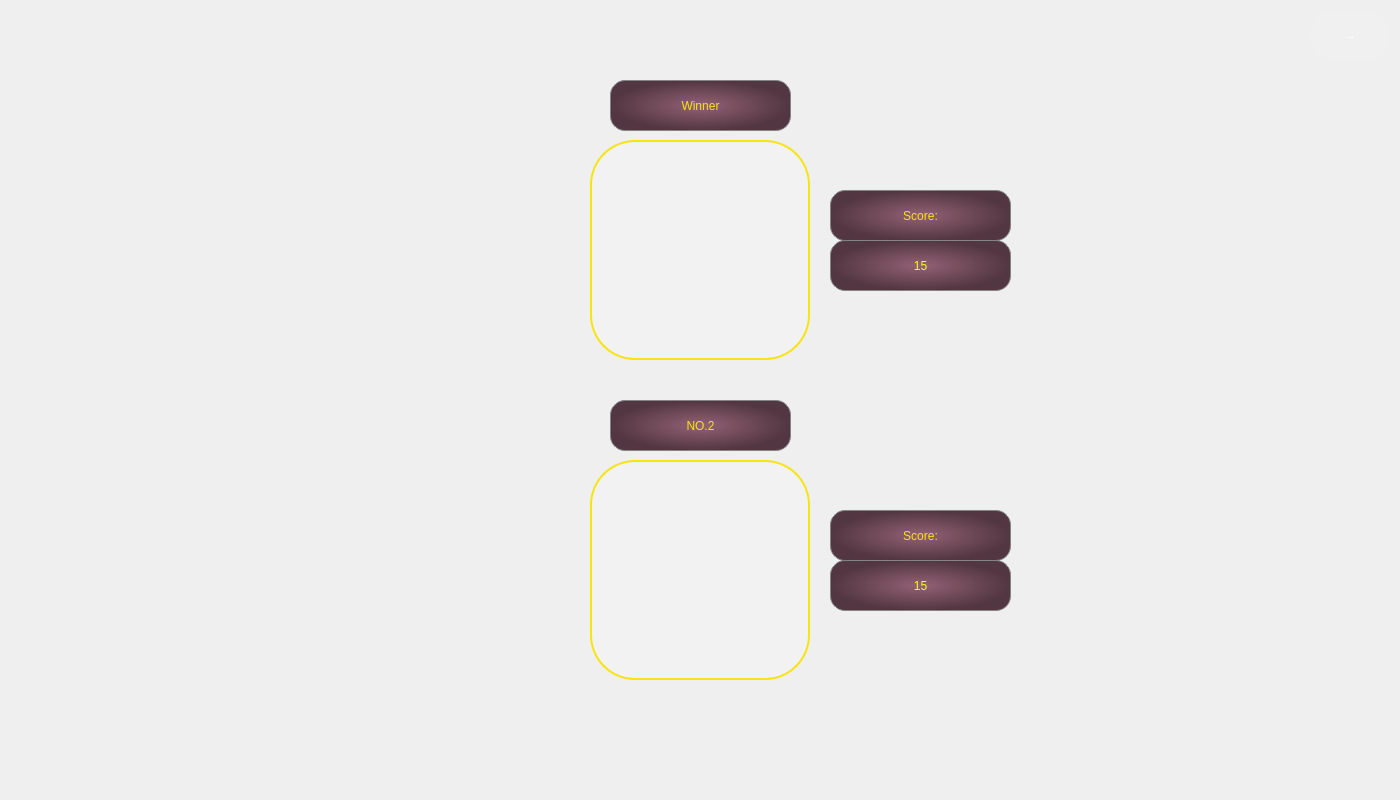
<?xml version="1.0" encoding="UTF-8"?>
<ui version="4.0">
 <class>END1</class>
 <widget class="QWidget" name="END1">
  <property name="geometry">
   <rect>
    <x>0</x>
    <y>0</y>
    <width>1400</width>
    <height>800</height>
   </rect>
  </property>
  <property name="sizePolicy">
   <sizepolicy hsizetype="Preferred" vsizetype="Preferred">
    <horstretch>0</horstretch>
    <verstretch>0</verstretch>
   </sizepolicy>
  </property>
  <property name="minimumSize">
   <size>
    <width>1400</width>
    <height>800</height>
   </size>
  </property>
  <property name="maximumSize">
   <size>
    <width>1400</width>
    <height>800</height>
   </size>
  </property>
  <property name="windowTitle">
   <string>Winning</string>
  </property>
  <property name="styleSheet">
   <string notr="true">#END1{
border-image: url(:/images/rule_background.png);
}</string>
  </property>
  <widget class="QLabel" name="no1">
   <property name="geometry">
    <rect>
     <x>590</x>
     <y>140</y>
     <width>220</width>
     <height>220</height>
    </rect>
   </property>
   <property name="styleSheet">
    <string notr="true">background-color: rgba(255, 255, 254, 50);
border:2px solid rgb(247, 228, 16);
border-radius:45px;</string>
   </property>
   <property name="text">
    <string/>
   </property>
  </widget>
  <widget class="QLabel" name="label_1">
   <property name="geometry">
    <rect>
     <x>610</x>
     <y>80</y>
     <width>181</width>
     <height>51</height>
    </rect>
   </property>
   <property name="styleSheet">
    <string notr="true">background-color:qradialgradient(spread:pad, cx:0.5, cy:0.5, radius:0.5, fx:0.5, fy:0.5, stop:0 rgba(147, 97, 117, 255), stop:1 rgba(82, 54, 65, 255));
border-radius:15px;
border:1px solid rgb(132, 132, 132);
font:75 italic 18pt &quot;Bodoni MT&quot; ;
color:rgb(247, 228, 16);</string>
   </property>
   <property name="text">
    <string>Winner</string>
   </property>
   <property name="alignment">
    <set>Qt::AlignCenter</set>
   </property>
  </widget>
  <widget class="QLabel" name="no2">
   <property name="geometry">
    <rect>
     <x>590</x>
     <y>460</y>
     <width>220</width>
     <height>220</height>
    </rect>
   </property>
   <property name="styleSheet">
    <string notr="true">background-color: rgba(255, 255, 254, 50);
border:2px solid rgb(247, 228, 16);
border-radius:45px;</string>
   </property>
   <property name="text">
    <string/>
   </property>
  </widget>
  <widget class="QLabel" name="label_2">
   <property name="geometry">
    <rect>
     <x>610</x>
     <y>400</y>
     <width>181</width>
     <height>51</height>
    </rect>
   </property>
   <property name="styleSheet">
    <string notr="true">background-color:qradialgradient(spread:pad, cx:0.5, cy:0.5, radius:0.5, fx:0.5, fy:0.5, stop:0 rgba(147, 97, 117, 255), stop:1 rgba(82, 54, 65, 255));
border-radius:15px;
border:1px solid rgb(132, 132, 132);
font:75 italic 18pt &quot;Bodoni MT&quot; ;
color:rgb(247, 228, 16);</string>
   </property>
   <property name="text">
    <string>NO.2</string>
   </property>
   <property name="alignment">
    <set>Qt::AlignCenter</set>
   </property>
  </widget>
  <widget class="QLabel" name="label">
   <property name="geometry">
    <rect>
     <x>0</x>
     <y>0</y>
     <width>1400</width>
     <height>800</height>
    </rect>
   </property>
   <property name="styleSheet">
    <string notr="true">border-image: url(:/images/rule_background.png);</string>
   </property>
   <property name="text">
    <string/>
   </property>
  </widget>
  <widget class="QToolButton" name="back">
   <property name="geometry">
    <rect>
     <x>1310</x>
     <y>10</y>
     <width>80</width>
     <height>50</height>
    </rect>
   </property>
   <property name="styleSheet">
    <string notr="true">font: 48pt &quot;Algerian&quot;;
color:white;
background-color: rgba(255, 255, 254, 20);
border-radius:25px;</string>
   </property>
   <property name="text">
    <string>→</string>
   </property>
  </widget>
  <widget class="QLabel" name="label_3">
   <property name="geometry">
    <rect>
     <x>830</x>
     <y>190</y>
     <width>181</width>
     <height>51</height>
    </rect>
   </property>
   <property name="styleSheet">
    <string notr="true">background-color:qradialgradient(spread:pad, cx:0.5, cy:0.5, radius:0.5, fx:0.5, fy:0.5, stop:0 rgba(147, 97, 117, 255), stop:1 rgba(82, 54, 65, 255));
border-radius:15px;
border:1px solid rgb(132, 132, 132);
font:75 italic 18pt &quot;Bodoni MT&quot; ;
color:rgb(247, 228, 16);</string>
   </property>
   <property name="text">
    <string>Score:</string>
   </property>
   <property name="alignment">
    <set>Qt::AlignCenter</set>
   </property>
  </widget>
  <widget class="QLabel" name="score1">
   <property name="geometry">
    <rect>
     <x>830</x>
     <y>240</y>
     <width>181</width>
     <height>51</height>
    </rect>
   </property>
   <property name="styleSheet">
    <string notr="true">background-color:qradialgradient(spread:pad, cx:0.5, cy:0.5, radius:0.5, fx:0.5, fy:0.5, stop:0 rgba(147, 97, 117, 255), stop:1 rgba(82, 54, 65, 255));
border-radius:15px;
border:1px solid rgb(132, 132, 132);
font:75 italic 18pt &quot;Bodoni MT&quot; ;
color:rgb(247, 255, 16);</string>
   </property>
   <property name="text">
    <string>15</string>
   </property>
   <property name="alignment">
    <set>Qt::AlignCenter</set>
   </property>
  </widget>
  <widget class="QLabel" name="label_5">
   <property name="geometry">
    <rect>
     <x>830</x>
     <y>510</y>
     <width>181</width>
     <height>51</height>
    </rect>
   </property>
   <property name="styleSheet">
    <string notr="true">background-color:qradialgradient(spread:pad, cx:0.5, cy:0.5, radius:0.5, fx:0.5, fy:0.5, stop:0 rgba(147, 97, 117, 255), stop:1 rgba(82, 54, 65, 255));
border-radius:15px;
border:1px solid rgb(132, 132, 132);
font:75 italic 18pt &quot;Bodoni MT&quot; ;
color:rgb(247, 228, 16);</string>
   </property>
   <property name="text">
    <string>Score:</string>
   </property>
   <property name="alignment">
    <set>Qt::AlignCenter</set>
   </property>
  </widget>
  <widget class="QLabel" name="score2">
   <property name="geometry">
    <rect>
     <x>830</x>
     <y>560</y>
     <width>181</width>
     <height>51</height>
    </rect>
   </property>
   <property name="styleSheet">
    <string notr="true">background-color:qradialgradient(spread:pad, cx:0.5, cy:0.5, radius:0.5, fx:0.5, fy:0.5, stop:0 rgba(147, 97, 117, 255), stop:1 rgba(82, 54, 65, 255));
border-radius:15px;
border:1px solid rgb(132, 132, 132);
font:75 italic 18pt &quot;Bodoni MT&quot; ;
color:rgb(247, 255, 16);</string>
   </property>
   <property name="text">
    <string>15</string>
   </property>
   <property name="alignment">
    <set>Qt::AlignCenter</set>
   </property>
  </widget>
  <zorder>label</zorder>
  <zorder>label_1</zorder>
  <zorder>label_2</zorder>
  <zorder>no1</zorder>
  <zorder>no2</zorder>
  <zorder>back</zorder>
  <zorder>label_3</zorder>
  <zorder>score1</zorder>
  <zorder>label_5</zorder>
  <zorder>score2</zorder>
 </widget>
 <resources/>
 <connections/>
</ui>
